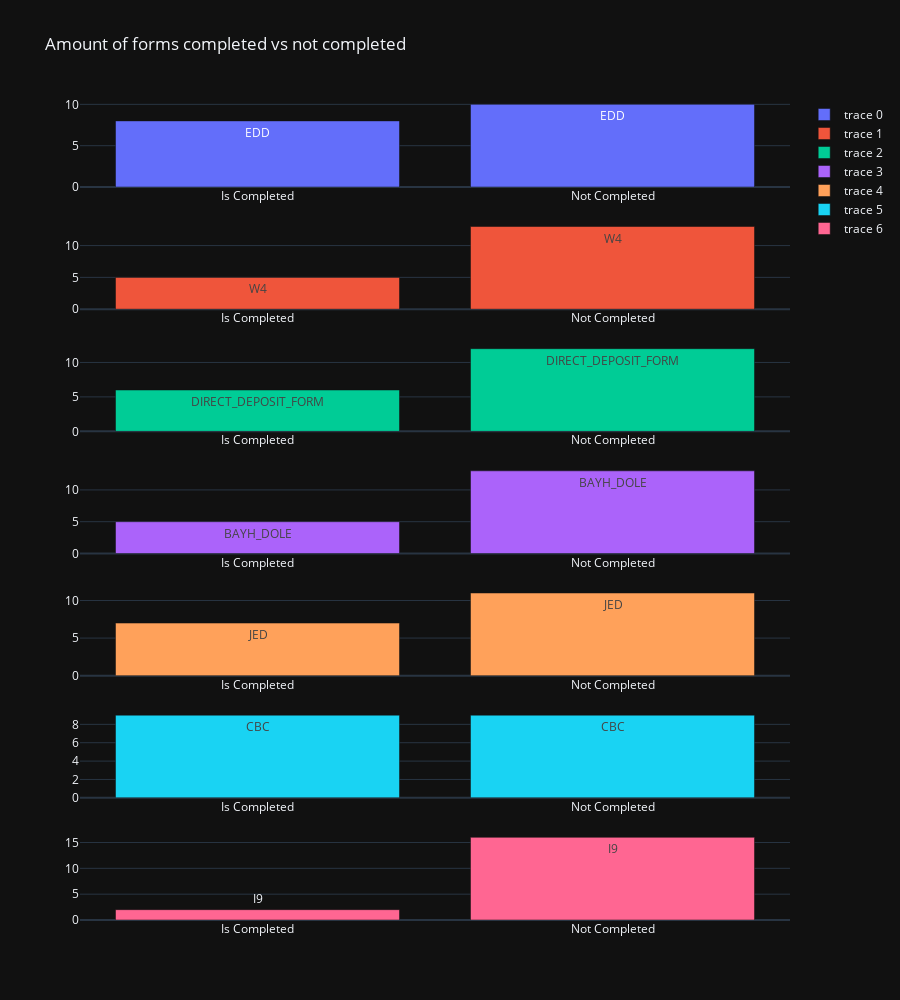

Write notebook code for a chart like this one.
### Code cell
q3_data = q2_data.copy()

total_form_columns = len(form_columns[0]) + len(form_columns[1])
specs = [[{'type': 'bar'}]] * total_form_columns
not_completed_charts = make_subplots(rows=total_form_columns, cols=1, specs=specs)

for each_form_col_ind, each_form_col in enumerate(form_columns[0] + form_columns[1]):
    is_completed = len(q3_data[q3_data[f'{each_form_col}_is_complete'] == True])
    is_not_completed = len(q3_data[q3_data[f'{each_form_col}_is_complete'] == False])
    not_completed_charts.add_trace(go.Bar(x=['Is Completed', 'Not Completed'], y=[is_completed, is_not_completed], text=each_form_col), row=each_form_col_ind + 1, col=1)

not_completed_charts.update_layout(height=1000, title_text='Amount of forms completed vs not completed', template='plotly_dark')
not_completed_charts.show()

### Figure 1 — Plotly figure (JSON) as saved in the notebook; plotly's stock layout.template omitted (floating-point values rounded to 4 significant figures)
{"data": [{"text": "EDD", "type": "bar", "x": ["Is Completed", "Not Completed"], "xaxis": "x", "y": [8, 10], "yaxis": "y"}, {"text": "W4", "type": "bar", "x": ["Is Completed", "Not Completed"], "xaxis": "x2", "y": [5, 13], "yaxis": "y2"}, {"text": "DIRECT_DEPOSIT_FORM", "type": "bar", "x": ["Is Completed", "Not Completed"], "xaxis": "x3", "y": [6, 12], "yaxis": "y3"}, {"text": "BAYH_DOLE", "type": "bar", "x": ["Is Completed", "Not Completed"], "xaxis": "x4", "y": [5, 13], "yaxis": "y4"}, {"text": "JED", "type": "bar", "x": ["Is Completed", "Not Completed"], "xaxis": "x5", "y": [7, 11], "yaxis": "y5"}, {"text": "CBC", "type": "bar", "x": ["Is Completed", "Not Completed"], "xaxis": "x6", "y": [9, 9], "yaxis": "y6"}, {"text": "I9", "type": "bar", "x": ["Is Completed", "Not Completed"], "xaxis": "x7", "y": [2, 16], "yaxis": "y7"}], "layout": {"height": 1000, "title": {"text": "Amount of forms completed vs not completed"}, "xaxis": {"anchor": "y", "domain": [0, 1]}, "xaxis2": {"anchor": "y2", "domain": [0, 1]}, "xaxis3": {"anchor": "y3", "domain": [0, 1]}, "xaxis4": {"anchor": "y4", "domain": [0, 1]}, "xaxis5": {"anchor": "y5", "domain": [0, 1]}, "xaxis6": {"anchor": "y6", "domain": [0, 1]}, "xaxis7": {"anchor": "y7", "domain": [0, 1]}, "yaxis": {"anchor": "x", "domain": [0.8939, 1]}, "yaxis2": {"anchor": "x2", "domain": [0.7449, 0.851]}, "yaxis3": {"anchor": "x3", "domain": [0.5959, 0.702]}, "yaxis4": {"anchor": "x4", "domain": [0.4469, 0.5531]}, "yaxis5": {"anchor": "x5", "domain": [0.298, 0.4041]}, "yaxis6": {"anchor": "x6", "domain": [0.149, 0.2551]}, "yaxis7": {"anchor": "x7", "domain": [0, 0.1061]}}}
